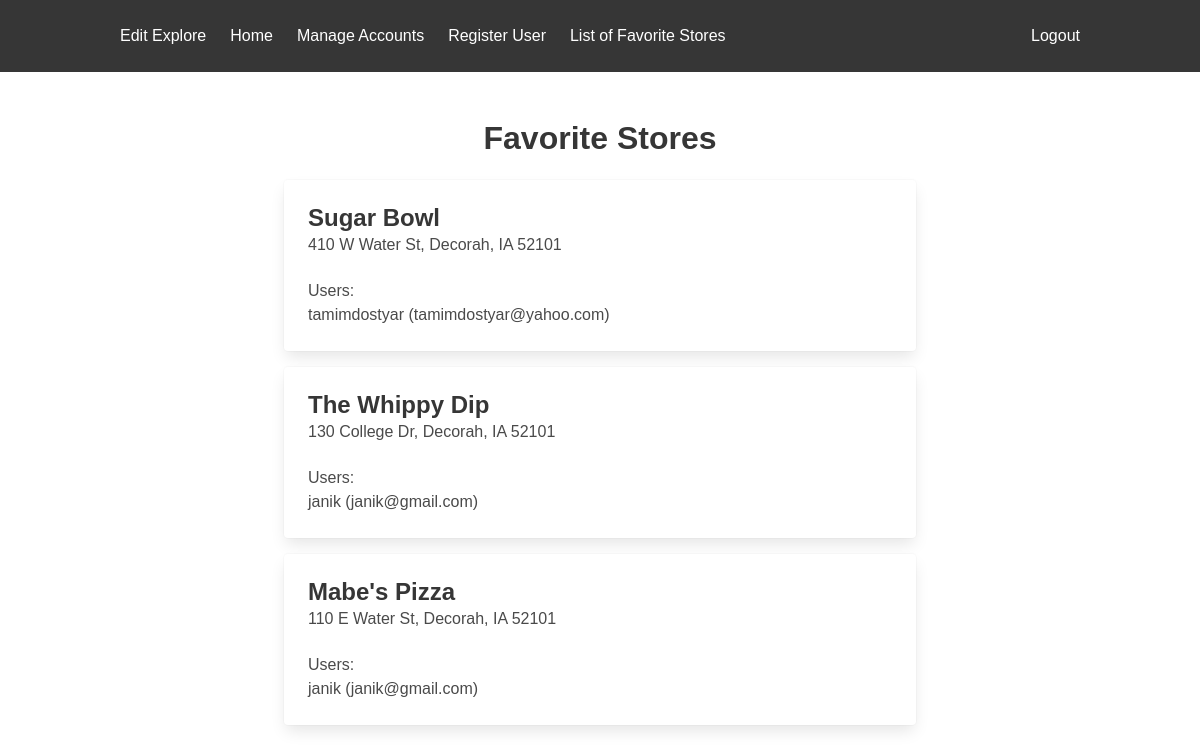
Before: /favorites with the older database file.
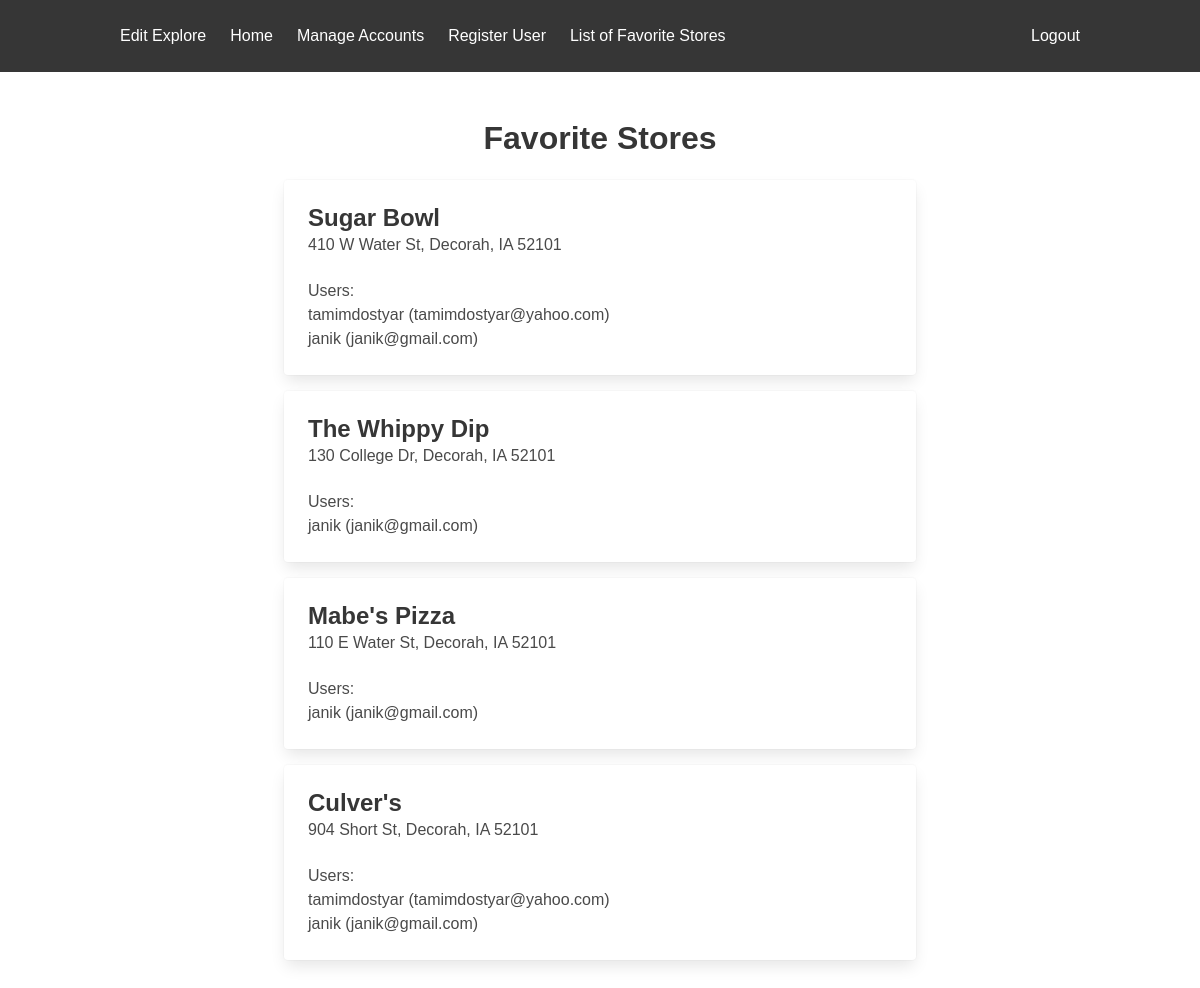
After: the same page with the newer database file.
### mapsource/loginP/models.py (models this page shows)
class Favorit_store(db.Model):
    id = db.Column(db.Integer, primary_key=True)
    title = db.Column(db.String(200), nullable=False)
    location = db.Column(db.String(200), nullable=False)
    url = db.Column(db.String(200), nullable=False)
    rating = db.Column(db.Float, nullable=False)
    user_id = db.Column(db.Integer, db.ForeignKey('user.id'), nullable=False)

class User(UserMixin, db.Model):
    id = db.Column(db.Integer, primary_key=True)
    username = db.Column(db.String(150), unique=True, nullable=False)
    email = db.Column(db.String(150), unique=True, nullable=False)
    password = db.Column(db.String(200), nullable=False)
    is_admin = db.Column(db.Boolean, default=False)
    favorite_stores = db.relationship('Favorit_store', backref='user', lazy=True)

### mapsource/routes.py (the view)
@bp.route('/favorites')
def list_favorite_stores():
    results = db.session.query(
        Favorit_store.title,
        Favorit_store.location,
        Favorit_store.url,
        Favorit_store.rating,
        User.username,
        User.email
    ).join(User, Favorit_store.user_id == User.id).all()
    stores_with_users = {}
    for title, location, url, rating, username, email in results:
        store_key = (title, location, rating)
        if store_key not in stores_with_users:
            stores_with_users[store_key] = {
                "title": title,
                "location": location,
                "url": url,
                "rating": rating,
                "users": []
            }
        stores_with_users[store_key]['users'].append({
            "username": username,
            "email": email
        })
    grouped_stores = list(stores_with_users.values())
    return render_template('listoffavorites.html', stores=grouped_stores)

### mapsource/templates/listoffavorites.html (shortened to what this page needs)
<!DOCTYPE html>
<html lang="en">
<head>
    <link href="https://cdn.jsdelivr.net/npm/bulma@0.9.3/css/bulma.min.css" rel="stylesheet">
    <link href="/static/style.css" rel="stylesheet">
    <link href="https://unpkg.com/leaflet@1.7.1/dist/leaflet.css" rel="stylesheet">
    <link rel="stylesheet" href="https://unpkg.com/leaflet-routing-machine/dist/leaflet-routing-machine.css">
</head>
<body>
    <nav class="navbar is-dark">
        <div class="container">
            <div id="navbarMenu" class="navbar-menu">
                <div class="navbar-start">
                    <a class="navbar-item" href="{{ url_for('viewsc.edit_web') }}">Edit Explore</a>
                    <a class="navbar-item" href="{{ url_for('viewsc.admin_welcome') }}">Home</a>
                    <a class="navbar-item" href="{{ url_for('auth.manage_accounts') }}">Manage Accounts</a>
                    <a class="navbar-item" href="{{ url_for('auth.createAccount') }}">Register User</a>
                    <a class="navbar-item" href="{{ url_for('viewsc.list_favorite_stores') }}">List of Favorite Stores</a>
                </div>
                <div class="navbar-end">
                    <a class="navbar-item" href="{{ url_for('auth.logout') }}">Logout</a>
                </div>
            </div>
        </div>
    </nav>
    <body>
        <section class="section">
            <div class="container">
                <h1 class="title has-text-centered mb-5">Favorite Stores</h1>
                <div class="columns is-centered">
                    <div class="column is-8">
                        {% if stores %}
                        {% for store in stores %}
                            <div class="card mb-4">
                                <div class="card-content">
                                    <p class="title is-4">{{ store.title }}</p>
                                    <p class="subtitle is-6">{{ store.location }}</p>
                                    <p>Users:</p>
                                    <ul>
                                        {% for user in store.users %}
                                            <li>{{ user.username }} ({{ user.email }})</li>
                                        {% endfor %}
                                    </ul>
                                </div>
                            </div>
                        {% endfor %}
                    {% else %}
                        <p class="has-text-centered">No favorite shops found.</p>
                    {% endif %}
                    </div>
                </div>
            </div>
        </section>
</body>
</html>

Changed rows visible on the page:
added Favorit_store: username "janik", email "janik@gmail.com", shown under "Sugar Bowl"
added Favorit_store: title "Culver's", location "904 Short St, Decorah, IA 52101", username "tamimdostyar", email "tamimdostyar@yahoo.com"
added Favorit_store: username "janik", email "janik@gmail.com", shown under "Culver's"
